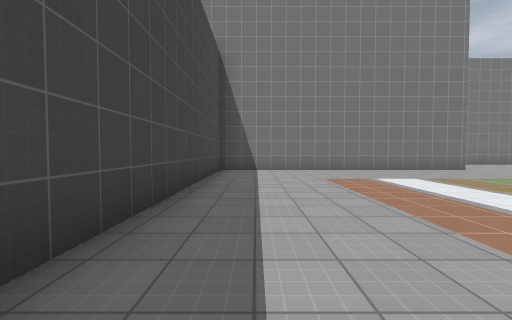
View 1 (above)

20 first-person views from a walk through a 3-D level made in the Godot game engine. The camera is 1.3 m above the floor, tilts 2° down and sees 90° across. The floor is counted in squares, 2 m on a side. Each view is taken from the middle of a square. On the plan, view 1 faces up. The plan holds only what a view shows up to about 9 squares ahead; the rest is blank. Surface patterns are stand-ins for the level's own textures.

View 2
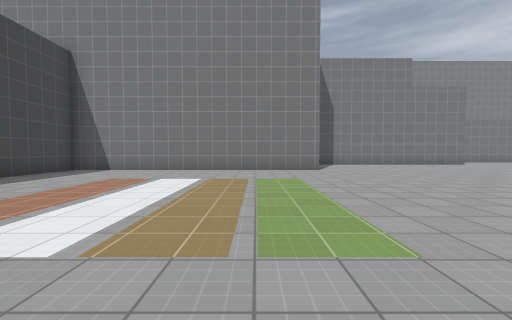

View 3
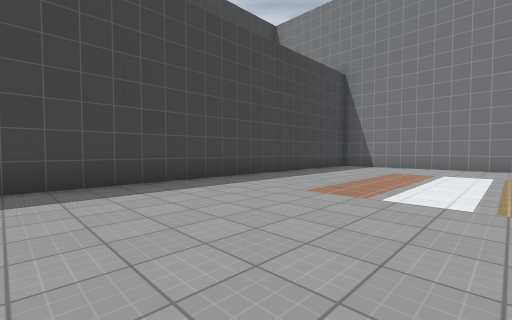

View 4
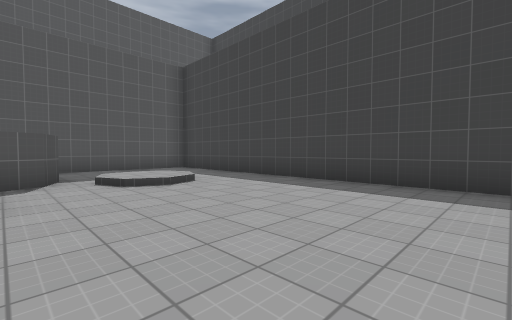

View 5
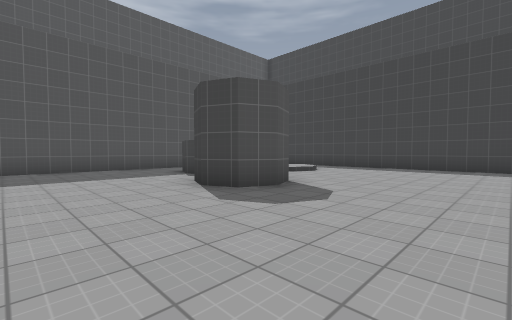

View 6
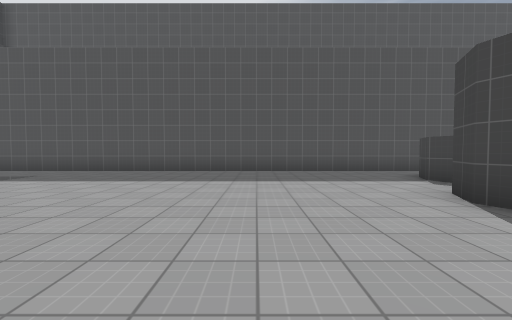

View 7
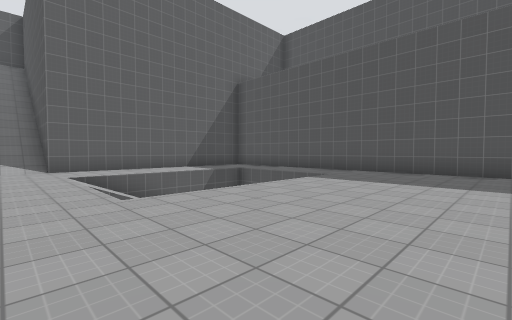

View 8
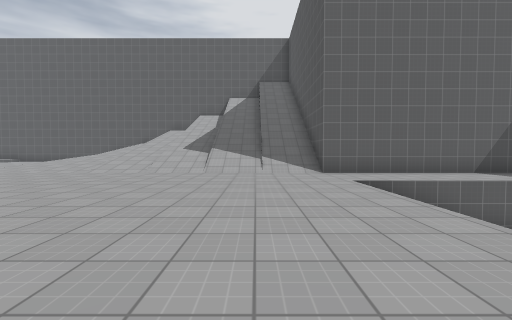

View 9
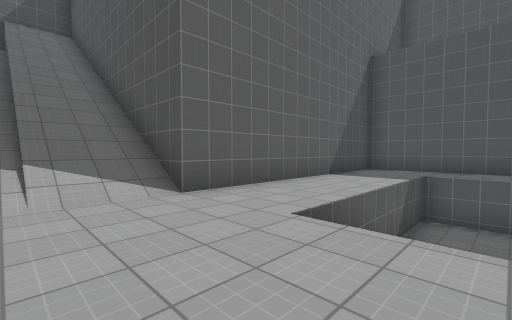

View 10
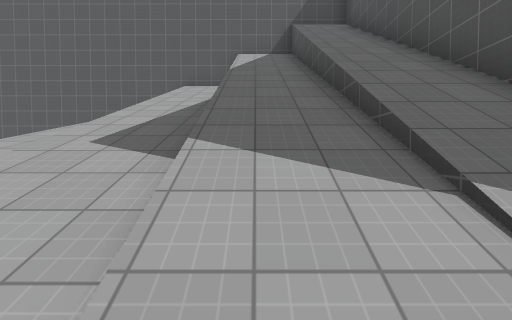

View 11
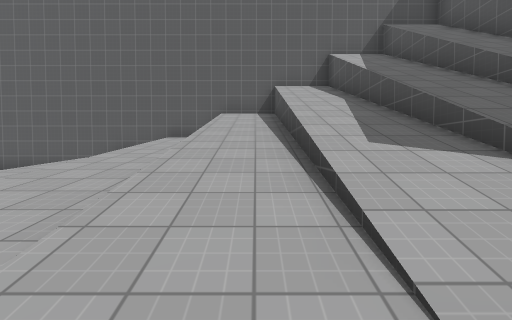

View 12
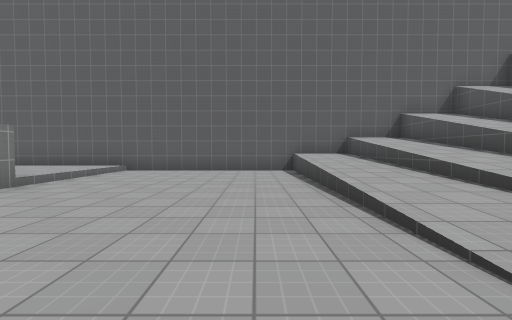

View 13
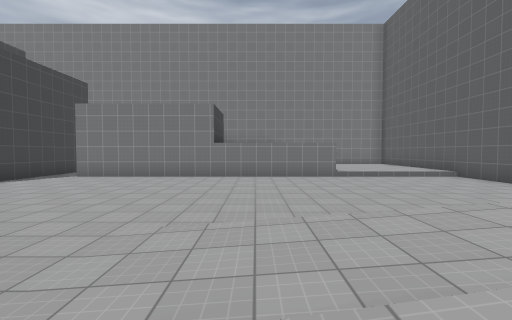

View 14
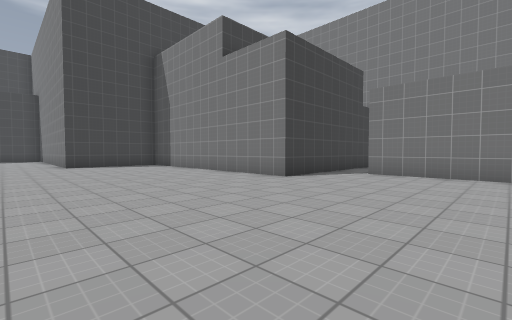

View 15
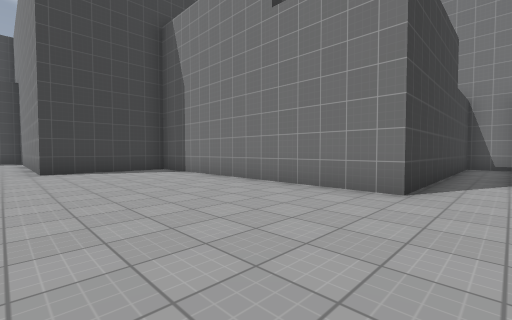

View 16
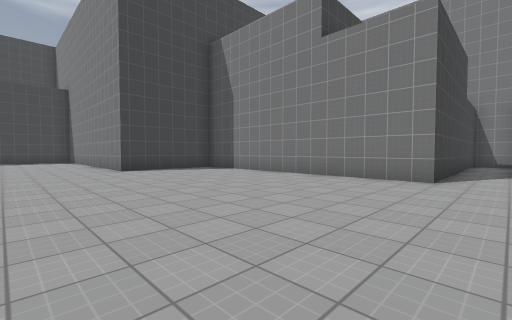

View 17
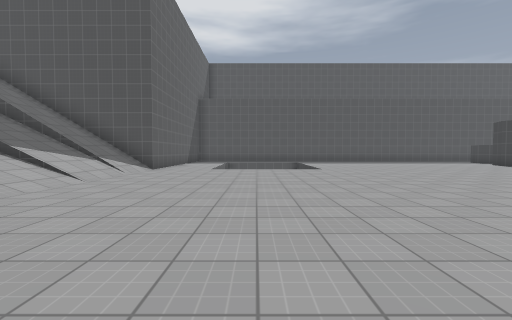

View 18
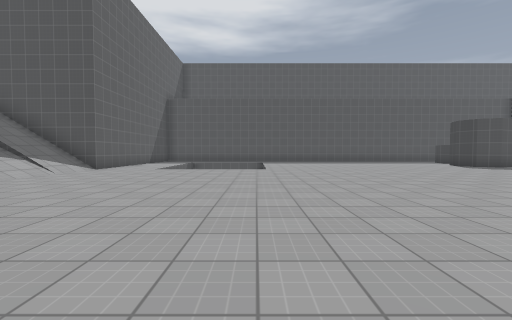

View 19
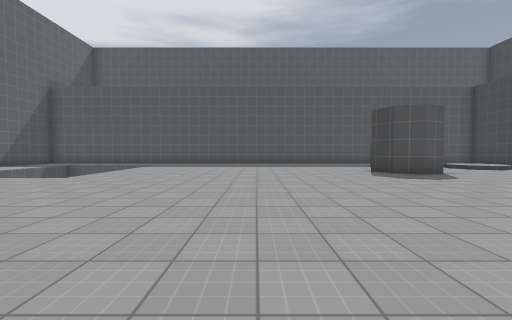

View 20
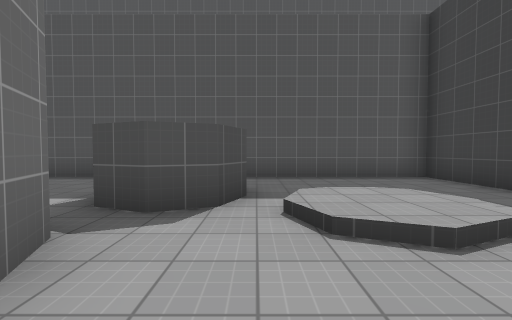

### Floor plan
Key: @ floor where view 1 was taken; # wall or solid block; . main floor; : floor 0.25 m higher than the main floor; + floor 1 m higher than the main floor; - floor 2.25 m lower than the main floor; / step, stairs or slope; = window, fence, low wall or low ledge.
Columns run from 2 left of view 1 to 29 right of it. Each row starts with its distance up from view 1.
 20                  ##
 19                  #/
 18                  #/            #
 17                  #/           :#
 16                  #/         :::#
 15                  #/        ::::#
 14                  #.............#
 13                  #.............#
 12          #.....................#
 11          #.....................#
 10          #.....................#
  9 ##########.....................#
  8 #.......................//////+#
  7 #......................///////=#
  6 #......................////////#
  5 #............  ........////////#
  4 #............ .........////////#
  3 #......................////////#
  2 #......................////////#
  1 #......................////////#
  0 #.@....................////////#
 -1 #......................////////#
 -2 #................//....#########
 -3 #................- //..#
 -4 #......##........-   ..#
 -5 #..//..##........-   ..#
 -6 #../:.##.........- --..#
 -7 #.....##.........- --..#
 -8 #......................#
 -9 #......................#
-10 ########################

Where each view was taken, in squares from view 1:
view 1: 0 up, 0 right, facing up
view 2: 0 up, 5 right, facing up
view 3: 2 down, 4 right, facing up-left
view 4: 0 up, 4 right, facing down-left
view 5: 0 up, 9 right, facing down-left
view 6: 1 down, 9 right, facing down
view 7: 1 down, 11 right, facing down-right
view 8: 0 up, 13 right, facing right
view 9: 0 up, 17 right, facing down-right
view 10: 1 up, 20 right, facing right
view 11: 4 up, 20 right, facing right
view 12: 10 up, 20 right, facing right
view 13: 6 up, 22 right, facing up
view 14: 7 up, 19 right, facing up-left
view 15: 8 up, 16 right, facing up-left
view 16: 6 up, 16 right, facing up-left
view 17: 7 up, 17 right, facing down
view 18: 7 up, 15 right, facing down
view 19: 4 up, 10 right, facing down
view 20: 3 down, 3 right, facing down
